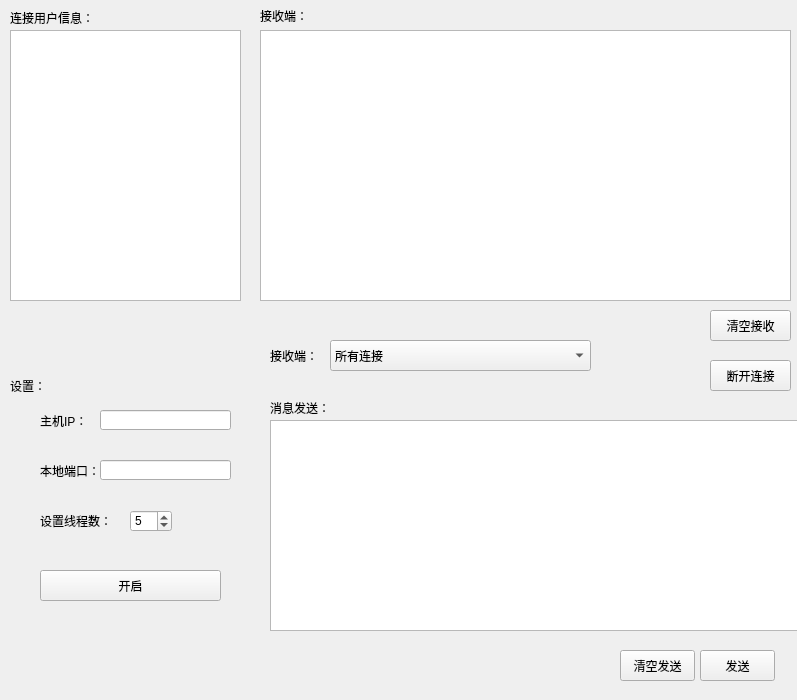
<?xml version="1.0" encoding="UTF-8"?>
<ui version="4.0">
 <class>WidgetClass</class>
 <widget class="QWidget" name="WidgetClass">
  <property name="geometry">
   <rect>
    <x>0</x>
    <y>0</y>
    <width>797</width>
    <height>700</height>
   </rect>
  </property>
  <property name="windowTitle">
   <string>Widget</string>
  </property>
  <widget class="QTextEdit" name="textEdit_Send">
   <property name="geometry">
    <rect>
     <x>270</x>
     <y>420</y>
     <width>531</width>
     <height>211</height>
    </rect>
   </property>
  </widget>
  <widget class="QTextEdit" name="textEdit_Recv">
   <property name="geometry">
    <rect>
     <x>260</x>
     <y>30</y>
     <width>531</width>
     <height>271</height>
    </rect>
   </property>
  </widget>
  <widget class="QLabel" name="label">
   <property name="geometry">
    <rect>
     <x>270</x>
     <y>400</y>
     <width>91</width>
     <height>16</height>
    </rect>
   </property>
   <property name="text">
    <string>消息发送：</string>
   </property>
  </widget>
  <widget class="QLabel" name="label_2">
   <property name="geometry">
    <rect>
     <x>260</x>
     <y>10</y>
     <width>54</width>
     <height>12</height>
    </rect>
   </property>
   <property name="text">
    <string>接收端：</string>
   </property>
  </widget>
  <widget class="QPushButton" name="Btn_ClearRecv">
   <property name="geometry">
    <rect>
     <x>710</x>
     <y>310</y>
     <width>81</width>
     <height>31</height>
    </rect>
   </property>
   <property name="text">
    <string>清空接收</string>
   </property>
  </widget>
  <widget class="QPushButton" name="Btn_SendMsg">
   <property name="geometry">
    <rect>
     <x>700</x>
     <y>650</y>
     <width>75</width>
     <height>31</height>
    </rect>
   </property>
   <property name="text">
    <string>发送</string>
   </property>
  </widget>
  <widget class="QListView" name="listView_User">
   <property name="geometry">
    <rect>
     <x>10</x>
     <y>30</y>
     <width>231</width>
     <height>271</height>
    </rect>
   </property>
  </widget>
  <widget class="QLabel" name="label_3">
   <property name="geometry">
    <rect>
     <x>10</x>
     <y>10</y>
     <width>81</width>
     <height>16</height>
    </rect>
   </property>
   <property name="text">
    <string>连接用户信息：</string>
   </property>
  </widget>
  <widget class="QLabel" name="label_4">
   <property name="geometry">
    <rect>
     <x>10</x>
     <y>380</y>
     <width>54</width>
     <height>12</height>
    </rect>
   </property>
   <property name="text">
    <string>设置：</string>
   </property>
  </widget>
  <widget class="QLabel" name="label_5">
   <property name="geometry">
    <rect>
     <x>40</x>
     <y>410</y>
     <width>54</width>
     <height>21</height>
    </rect>
   </property>
   <property name="text">
    <string>主机IP：</string>
   </property>
  </widget>
  <widget class="QLineEdit" name="lineEdit_IP">
   <property name="geometry">
    <rect>
     <x>100</x>
     <y>410</y>
     <width>131</width>
     <height>20</height>
    </rect>
   </property>
  </widget>
  <widget class="QLabel" name="label_6">
   <property name="geometry">
    <rect>
     <x>40</x>
     <y>460</y>
     <width>61</width>
     <height>21</height>
    </rect>
   </property>
   <property name="text">
    <string>本地端口：</string>
   </property>
  </widget>
  <widget class="QLineEdit" name="lineEdit_Port">
   <property name="geometry">
    <rect>
     <x>100</x>
     <y>460</y>
     <width>131</width>
     <height>20</height>
    </rect>
   </property>
  </widget>
  <widget class="QLabel" name="label_7">
   <property name="geometry">
    <rect>
     <x>40</x>
     <y>510</y>
     <width>91</width>
     <height>21</height>
    </rect>
   </property>
   <property name="text">
    <string>设置线程数：</string>
   </property>
  </widget>
  <widget class="QSpinBox" name="spinBox">
   <property name="geometry">
    <rect>
     <x>130</x>
     <y>510</y>
     <width>42</width>
     <height>22</height>
    </rect>
   </property>
   <property name="minimum">
    <number>1</number>
   </property>
   <property name="value">
    <number>5</number>
   </property>
  </widget>
  <widget class="QComboBox" name="comboBox">
   <property name="geometry">
    <rect>
     <x>330</x>
     <y>340</y>
     <width>261</width>
     <height>31</height>
    </rect>
   </property>
   <property name="currentText">
    <string>所有连接</string>
   </property>
   <property name="currentIndex">
    <number>0</number>
   </property>
   <property name="maxVisibleItems">
    <number>10</number>
   </property>
   <item>
    <property name="text">
     <string>所有连接</string>
    </property>
   </item>
  </widget>
  <widget class="QLabel" name="label_8">
   <property name="geometry">
    <rect>
     <x>270</x>
     <y>340</y>
     <width>51</width>
     <height>31</height>
    </rect>
   </property>
   <property name="text">
    <string>接收端：</string>
   </property>
  </widget>
  <widget class="QPushButton" name="Btn_Disconnect">
   <property name="geometry">
    <rect>
     <x>710</x>
     <y>360</y>
     <width>81</width>
     <height>31</height>
    </rect>
   </property>
   <property name="text">
    <string>断开连接</string>
   </property>
  </widget>
  <widget class="QPushButton" name="Btn_Start">
   <property name="geometry">
    <rect>
     <x>40</x>
     <y>570</y>
     <width>181</width>
     <height>31</height>
    </rect>
   </property>
   <property name="text">
    <string>开启</string>
   </property>
  </widget>
  <widget class="QPushButton" name="Btn_ClearSend">
   <property name="geometry">
    <rect>
     <x>620</x>
     <y>650</y>
     <width>75</width>
     <height>31</height>
    </rect>
   </property>
   <property name="text">
    <string>清空发送</string>
   </property>
  </widget>
 </widget>
 <layoutdefault spacing="6" margin="11"/>
 <resources>
  <include location="Widget.qrc"/>
 </resources>
 <connections/>
</ui>
